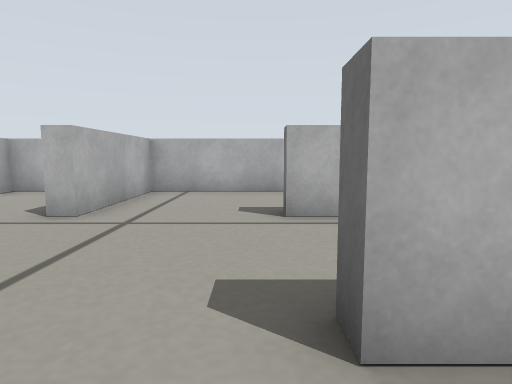
[1] (above)

24 first-person views from a walk through a Gazebo world. The camera is 0.2 m above the floor, tilts 6° down and sees 75° across. The floor is counted in squares, 0.2 m on a side. Each view is taken from the middle of a square. On the plan, view 1 faces up. The plan holds only what a view shows up to about 12 squares ahead; the rest is blank.

[2]
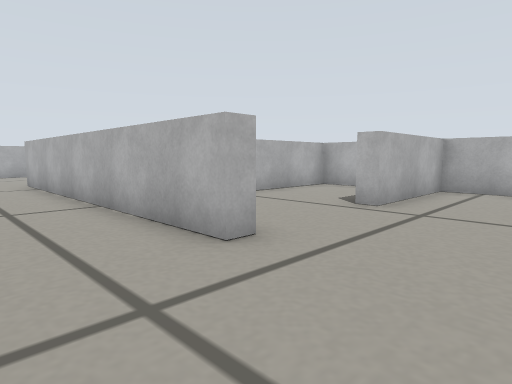

[3]
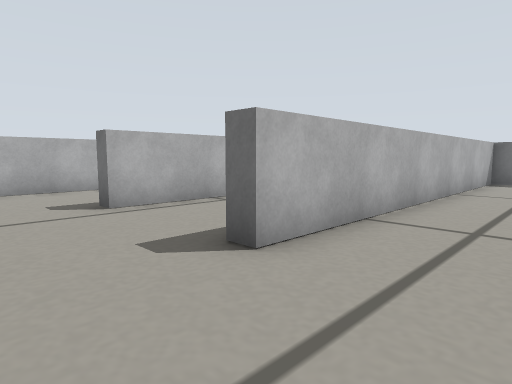

[4]
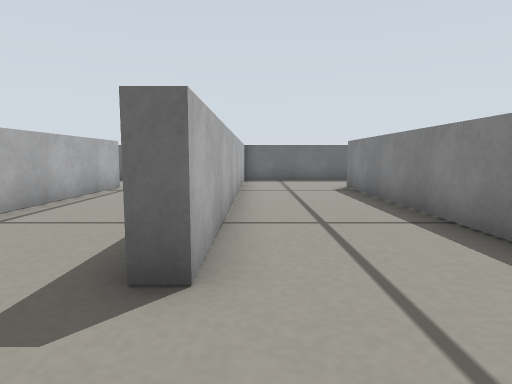

[5]
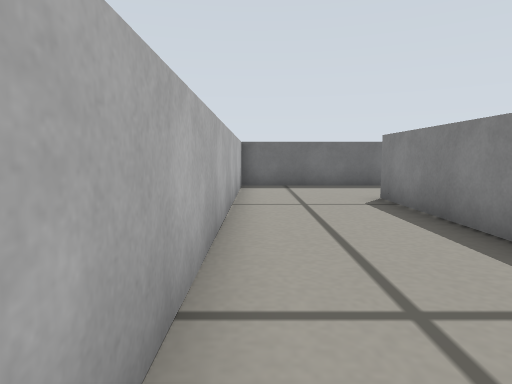

[6]
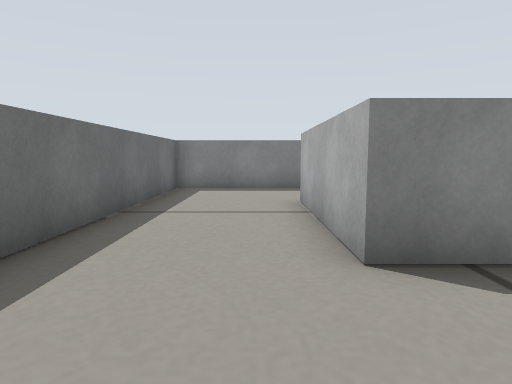

[7]
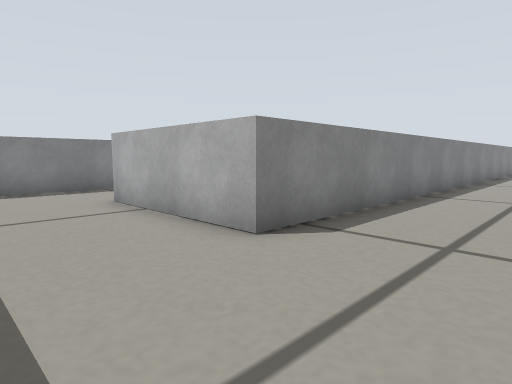

[8]
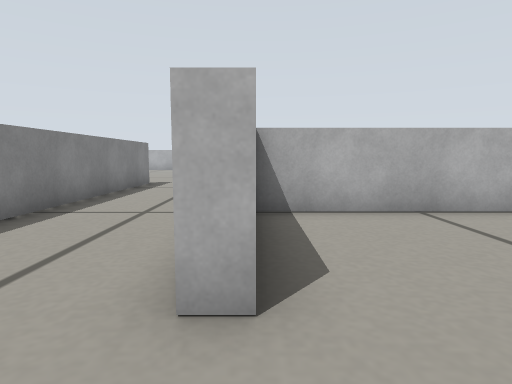

[9]
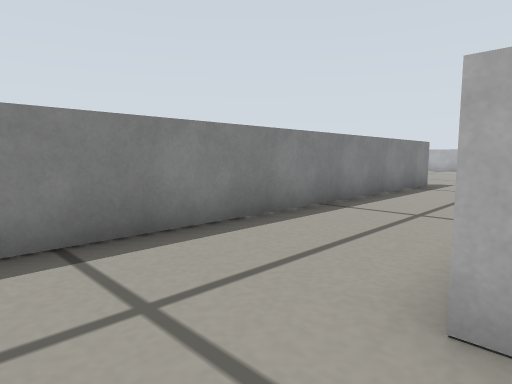

[10]
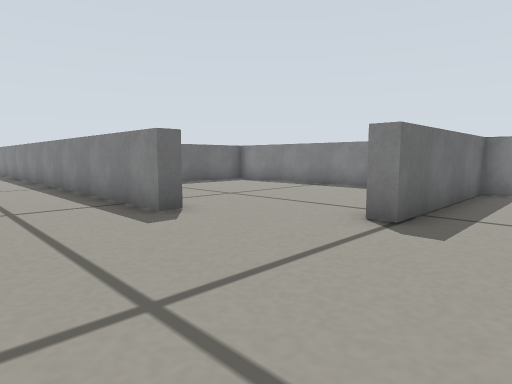

[11]
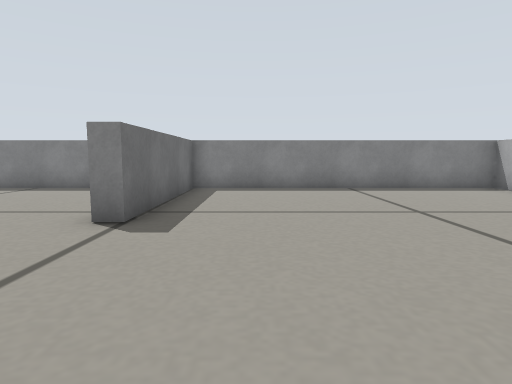

[12]
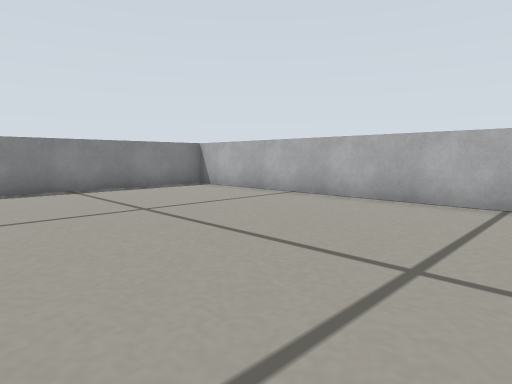

[13]
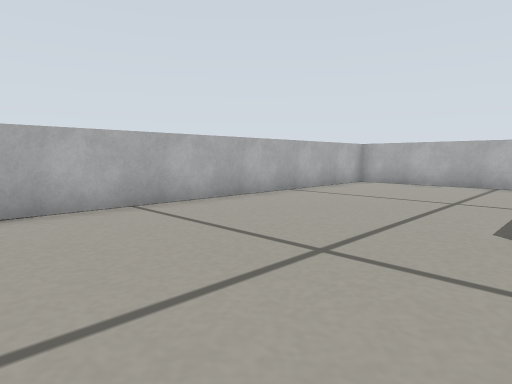

[14]
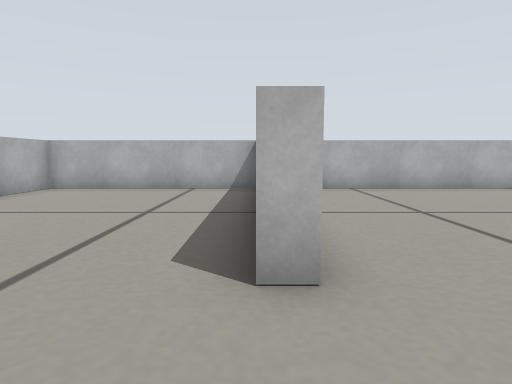

[15]
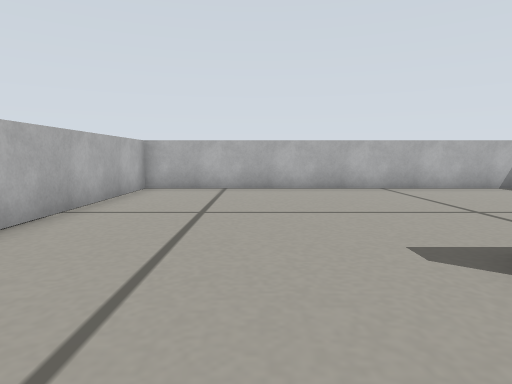

[16]
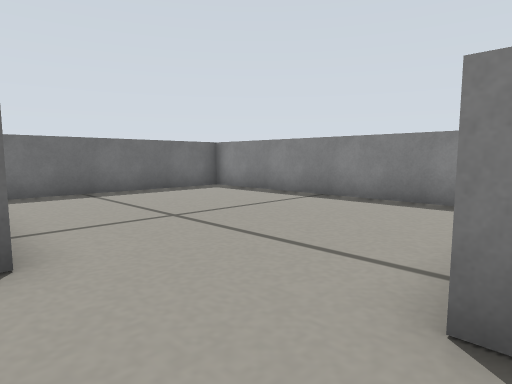

[17]
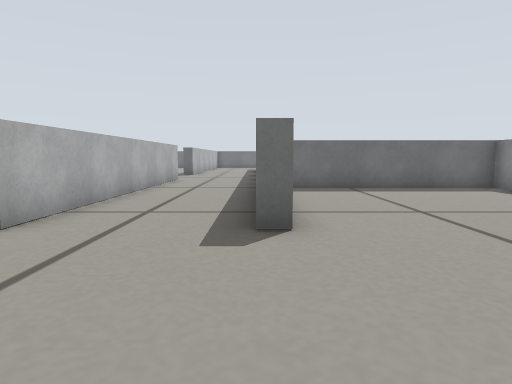

[18]
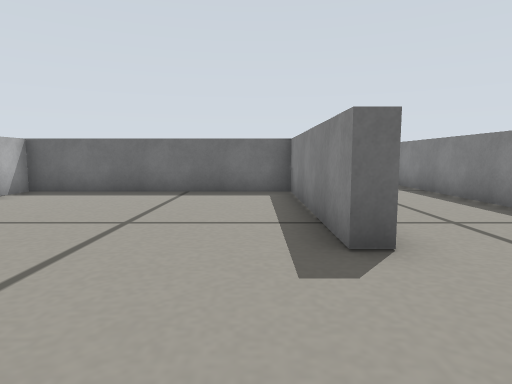

[19]
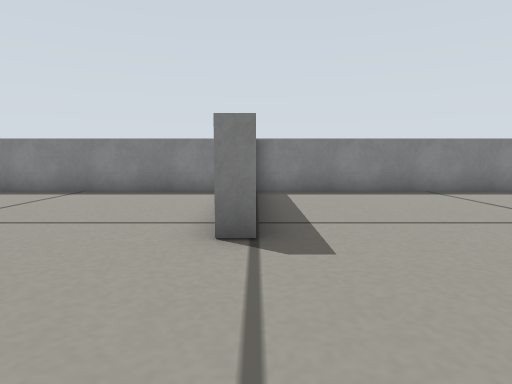

[20]
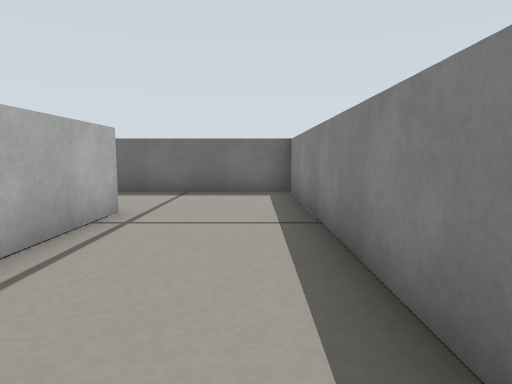

[21]
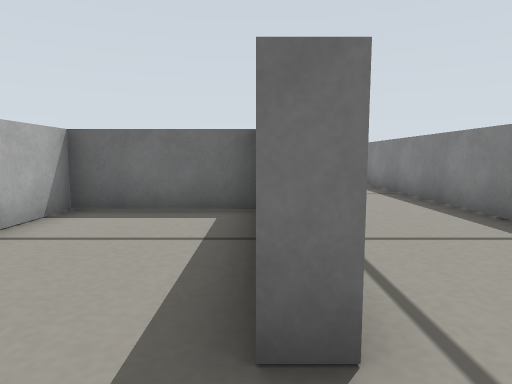

[22]
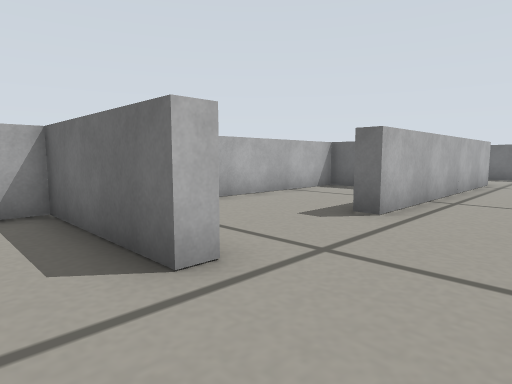

[23]
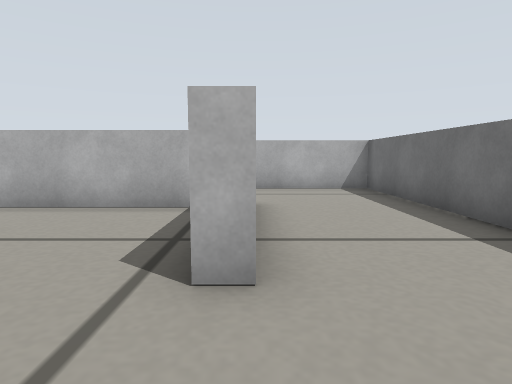

[24]
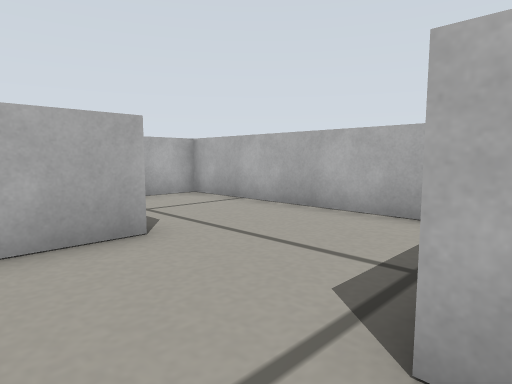

### Floor plan
Ten units are one square. View 1 is at (0, 0); x grows to the right and y downward. Boxes are objects, and circles mark ways between rooms. Rooms are numbered by the first view taken in them; rooms with no view inside come last. Other rooms are left out.
<svg viewBox="-270 -100 400 200">
<path fill="none" stroke="#000" d="M-135 26 -135 20 90 20 90 65 85 65M-194 -15 -200 -15M-30 -15 -135 -15M-200 -95 -265 -95 -265 95 -170 95 -170 40 -165 40M78 95 125 95 125 -15 5 -15M5 -15 5 -20M41 -20 125 -20 125 -55M-30 -55 -35 -55 -35 -95 -70 -95 -70 -20M-30 -20 -30 -15M90 -55 5 -55M-135 -15 -135 -20 -75 -20 -75 -95 -195 -95 -195 -35M5 -55 5 -60M53 -60 53 -95 -30 -95 -30 -55M-159 95 -75 95 -75 31M56 25 10 25 10 40M78 25 56 25"/>
<circle cx="-15" cy="-20" r="3" fill="#2a7"/>
<circle cx="-165" cy="-20" r="3" fill="#2a7"/>
<circle cx="-150" cy="30" r="3" fill="#2a7"/>
<circle cx="-10" cy="-60" r="3" fill="#2a7"/>
<circle cx="50" cy="40" r="3" fill="#2a7"/>
<text x="-120" y="10">1</text>
<text x="10" y="-40">2</text>
<text x="-140" y="-60">3</text>
<text x="10" y="-80">4</text>
<text x="-120" y="60">5</text>
<text x="30" y="40">6</text>
<text x="70" y="40">7</text>
</svg>
Room 1 opens to room 2. Room 1 opens to room 3. Room 1 opens to room 5. Room 2 opens to room 4. Room 6 opens to room 7.

Where each view was taken, in squares from view 1:
view 1: 0 up, 0 right, facing up
view 2: 1 down, 0 right, facing up-left
view 3: 1 down, 2 left, facing up-right
view 4: 1 up, 2 left, facing right
view 5: 1 up, 1 right, facing right
view 6: 1 up, 10 right, facing down
view 7: 1 up, 12 right, facing down-left
view 8: 2 up, 1 left, facing left
view 9: 2 up, 1 left, facing down-left
view 10: 1 up, 19 left, facing down-right
view 11: 1 up, 19 left, facing down
view 12: 1 up, 19 left, facing down-left
view 13: 3 down, 20 left, facing up-left
view 14: 1 down, 20 left, facing up
view 15: 1 down, 16 left, facing up
view 16: 2 down, 17 left, facing down-right
view 17: 2 down, 18 left, facing right
view 18: 3 up, 17 left, facing right
view 19: 0 up, 17 left, facing down
view 20: 3 up, 3 right, facing right
view 21: 6 up, 1 left, facing right
view 22: 3 up, 5 left, facing up-right
view 23: 9 down, 9 right, facing up
view 24: 8 down, 9 right, facing up-left
